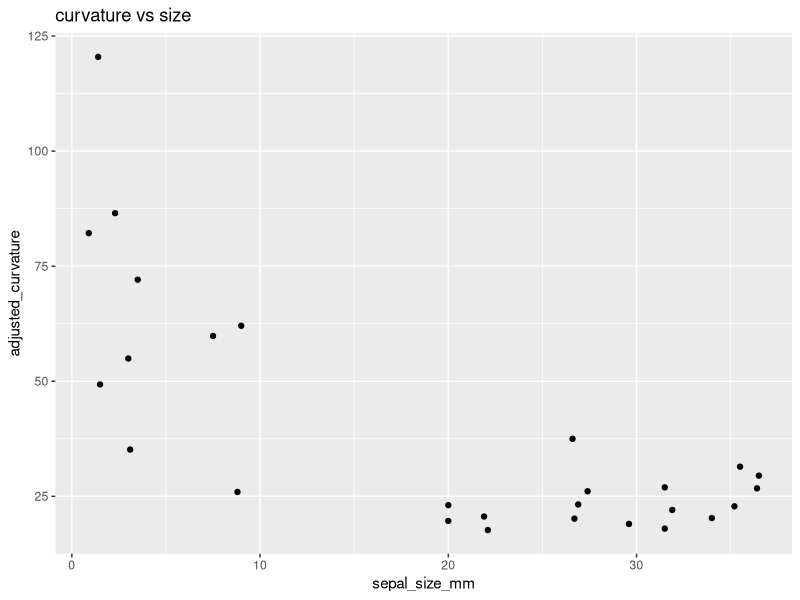

Recreate this plot in R.
##############################################
#quick plotting of curvature vs size of sepals

library(tidyverse)
library(here)

data_tbl <- 
    left_join(
        read.csv(
                here("data/epimedium_curvature_violaceum.csv"),
                header=TRUE) %>% 
            as.tibble(),
        read.csv(
                here("data/epimedium_curv_size_data.csv"),
                header=TRUE) %>%
            as.tibble() %>%
        slice(., 51:77), #20:50 for koreanum, 51:77 for violaceum, 1:21 for grandiflorum
        by="species_individual_panicle_flower" 
              ) %>%
    dplyr::select(4, 2, 3, 5, 6) #isolate columns 2:5 and rearrange


qplot(data=data_tbl, x=sepal_size_mm, y=adjusted_curvature) +
  ggtitle('curvature vs size')

   
        
      
